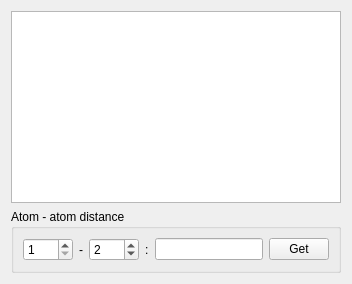
      <widget class="QWidget" name="tab_20">
       <attribute name="title">
        <string>Selection</string>
       </attribute>
       <layout class="QVBoxLayout" name="verticalLayout_89">
        <item>
         <widget class="QTextBrowser" name="AtomPropertiesText"/>
        </item>
        <item>
         <widget class="QGroupBox" name="groupBox_20">
          <property name="minimumSize">
           <size>
            <width>0</width>
            <height>60</height>
           </size>
          </property>
          <property name="title">
           <string>Atom - atom distance</string>
          </property>
          <layout class="QHBoxLayout" name="horizontalLayout_66">
           <item>
            <widget class="QSpinBox" name="PropertyAtomAtomDistanceAt1">
             <property name="minimumSize">
              <size>
               <width>50</width>
               <height>0</height>
              </size>
             </property>
             <property name="minimum">
              <number>1</number>
             </property>
             <property name="maximum">
              <number>100</number>
             </property>
            </widget>
           </item>
           <item>
            <widget class="QLabel" name="label_56">
             <property name="text">
              <string>-</string>
             </property>
            </widget>
           </item>
           <item>
            <widget class="QSpinBox" name="PropertyAtomAtomDistanceAt2">
             <property name="minimumSize">
              <size>
               <width>50</width>
               <height>0</height>
              </size>
             </property>
             <property name="minimum">
              <number>1</number>
             </property>
             <property name="value">
              <number>2</number>
             </property>
            </widget>
           </item>
           <item>
            <widget class="QLabel" name="label_62">
             <property name="text">
              <string>:</string>
             </property>
            </widget>
           </item>
           <item>
            <widget class="QLineEdit" name="PropertyAtomAtomDistance"/>
           </item>
           <item>
            <widget class="QPushButton" name="PropertyAtomAtomDistanceGet">
             <property name="maximumSize">
              <size>
               <width>60</width>
               <height>16777215</height>
              </size>
             </property>
             <property name="text">
              <string>Get</string>
             </property>
            </widget>
           </item>
          </layout>
         </widget>
        </item>
       </layout>
      </widget>
